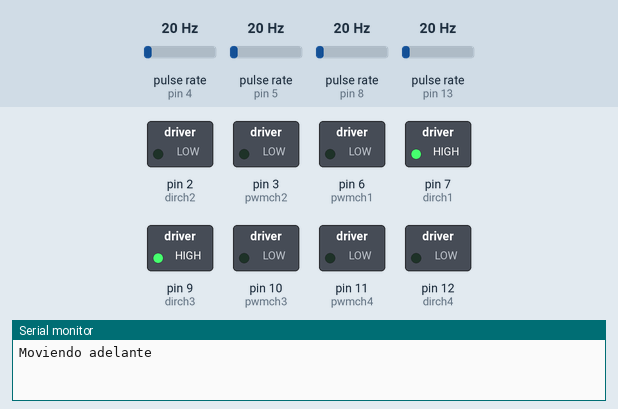
Recording of a sketch running on a simulated Arduino Uno, built with avr-gcc and run on an emulated ATmega328P. Shown: switched loads named in the sketch (green lamp = pin HIGH), the last lines printed to the serial monitor. Wiring (inferred from the names in the program): 4 × pulse sensor: data pin 4 / data pin 5 / data pin 8 / data pin 13. Inputs (shaded band) come from the test bench; at power-on: pulse rate (sensors on pin 4, pin 5, pin 8, pin 13) 20 Hz.

Above: at 1.2 s.
1.3 s: pulse rate (sensor on pin 4) set to 50 Hz
At 1.6 s:
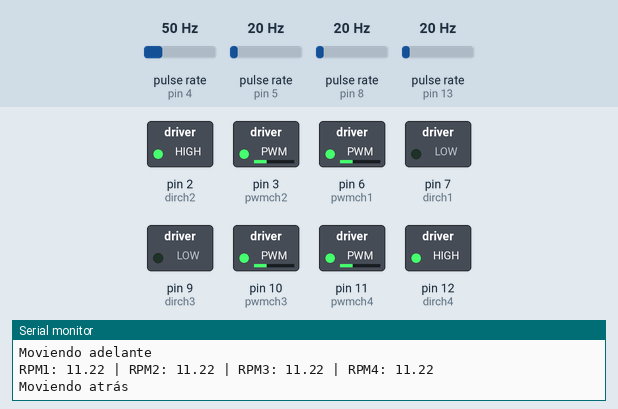
4.3 s: pulse rate (sensor on pin 5) set to 4 Hz
At 6.0 s:
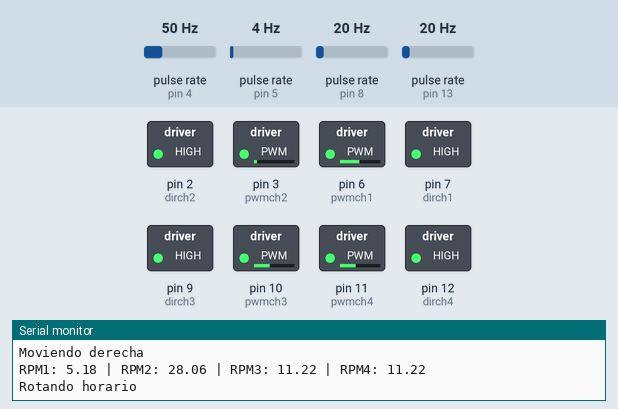
10.3 s: pulse rate (sensor on pin 8) set to 4 Hz
At 11.2 s:
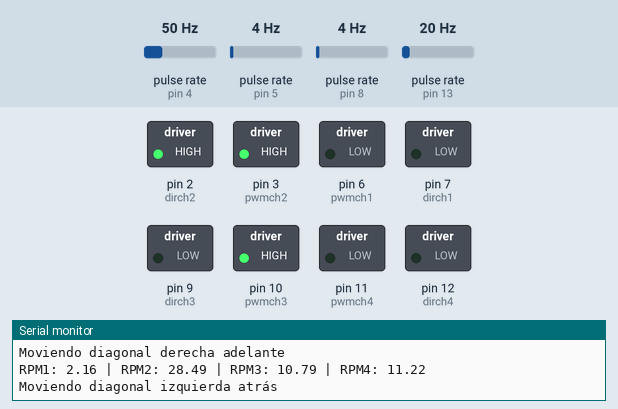
13.3 s: pulse rate (sensor on pin 13) set to 4 Hz
At 16.1 s:
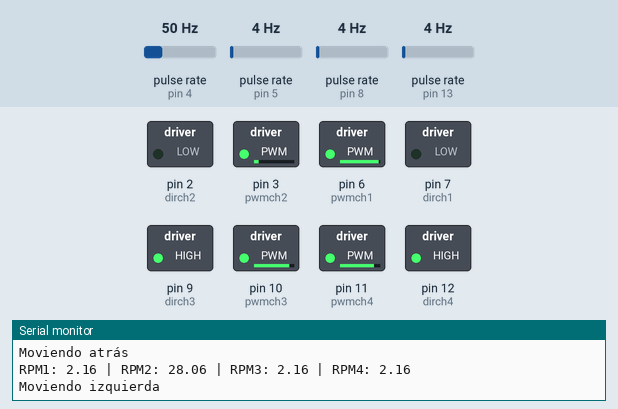
16.3 s: pulse rate (sensor on pin 4) set to 4 Hz
19.3 s: pulse rate (sensor on pin 4) set to 100 Hz
Timing chart, 0 to 27.5 s (numbered marks = the images above; inputs shaded):
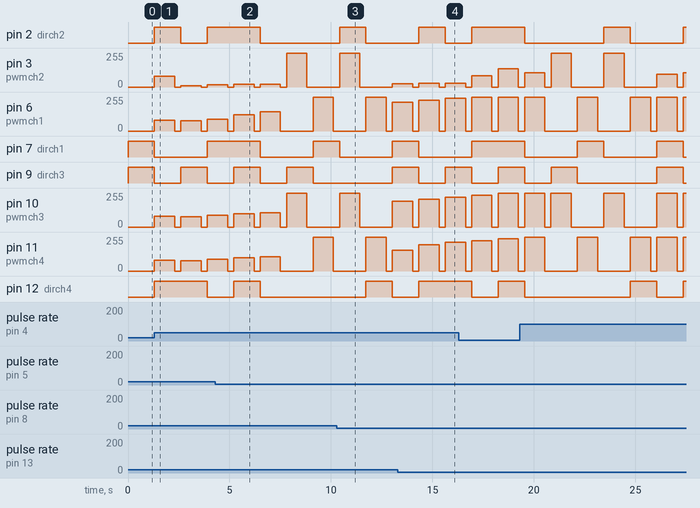

The sketch:

MotoresSecuenciaPrueba.ino
```cpp
#include "PinChangeInterrupt.h"

// Definir clase PID
class SimplePID {
private:
    float kp, kd, ki, umax;
    float eprev, eintegral;

public:
    SimplePID() : kp(3.1), kd(0.75), ki(0.4), umax(255), eprev(0.0), eintegral(0.0) {}

    void setParams(float kpIn, float kdIn, float kiIn, float umaxIn) {
        kp = kpIn;
        kd = kdIn;
        ki = kiIn;
        umax = umaxIn;
    }

    void evalu(int value, int target, float deltaT, int &pwr) {
        int e = target - value;
        float dedt = (e - eprev) / deltaT;
        eintegral += e * deltaT;
        float u = kp * e + kd * dedt + ki * eintegral;
        pwr = (int) fabs(u);
        if (pwr > umax) pwr = umax;
        if (pwr < 0) pwr = 0;
        eprev = e;
    }
};

// Definición de pines para los motores y encoders
const int ench1 = 5, dirch1 = 7, pwmch1 = 6;
const int ench2 = 4, dirch2 = 2, pwmch2 = 3;
const int ench3 = 8, dirch3 = 9, pwmch3 = 10;
const int ench4 = 13, dirch4 = 12, pwmch4 = 11;

// Variables de conteo de encoders
volatile long encoder1Count = 0, encoder2Count = 0, encoder3Count = 0, encoder4Count = 0;

// Variables de RPM
volatile float rpm1 = 0, rpm2 = 0, rpm3 = 0, rpm4 = 0;
const float pulsos_por_revolucion = 1390.0;

// Instancias de PID para cada motor
SimplePID pid1, pid2, pid3, pid4;

// Setpoint deseado (RPM)
int setpoint1 = 30, setpoint2 = 30, setpoint3 = 30, setpoint4 = 30;

// Variables de tiempo
unsigned long muestreoAnterior = 0, muestreoActual = 0;
double deltaMuestreo = 0;

void setup() {
    Serial.begin(115200);

    // Configurar pines de dirección y PWM como salida
    pinMode(dirch1, OUTPUT); pinMode(pwmch1, OUTPUT);
    pinMode(dirch2, OUTPUT); pinMode(pwmch2, OUTPUT);
    pinMode(dirch3, OUTPUT); pinMode(pwmch3, OUTPUT);
    pinMode(dirch4, OUTPUT); pinMode(pwmch4, OUTPUT);

    // Configurar pines de encoders como entrada
    pinMode(ench1, INPUT); pinMode(ench2, INPUT);
    pinMode(ench3, INPUT); pinMode(ench4, INPUT);

    // Configurar interrupciones para encoders
    attachPinChangeInterrupt(digitalPinToPinChangeInterrupt(ench1), handleEncoder1, FALLING);
    attachPinChangeInterrupt(digitalPinToPinChangeInterrupt(ench2), handleEncoder2, FALLING);
    attachPinChangeInterrupt(digitalPinToPinChangeInterrupt(ench3), handleEncoder3, FALLING);
    attachPinChangeInterrupt(digitalPinToPinChangeInterrupt(ench4), handleEncoder4, FALLING);

    // Inicializar motores apagados
    detenerCarro();
}

// Función para detener todos los motores
void detenerCarro() {
    analogWrite(pwmch1, 0);
    analogWrite(pwmch2, 0);
    analogWrite(pwmch3, 0);
    analogWrite(pwmch4, 0);
}

// Función para calcular RPM y aplicar control PID
void actualizarControlPID() {
    muestreoActual = millis();
    deltaMuestreo = (double)(muestreoActual - muestreoAnterior) / 1000.0;  // Convertir a segundos

    if (deltaMuestreo >= 0.1) {  // Cada 100ms
        muestreoAnterior = muestreoActual;

        // Calcular RPM de cada motor
        rpm1 = 10 * encoder1Count * (60.0 / pulsos_por_revolucion);
        rpm2 = 10 * encoder2Count * (60.0 / pulsos_por_revolucion);
        rpm3 = 10 * encoder3Count * (60.0 / pulsos_por_revolucion);
        rpm4 = 10 * encoder4Count * (60.0 / pulsos_por_revolucion);

        // Reset del contador
        encoder1Count = 0;
        encoder2Count = 0;
        encoder3Count = 0;
        encoder4Count = 0;

        // Aplicar control PID
        int pwm1, pwm2, pwm3, pwm4;
        pid1.evalu(rpm1, setpoint1, deltaMuestreo, pwm1);
        pid2.evalu(rpm2, setpoint2, deltaMuestreo, pwm2);
        pid3.evalu(rpm3, setpoint3, deltaMuestreo, pwm3);
        pid4.evalu(rpm4, setpoint4, deltaMuestreo, pwm4);

        // Aplicar PWM a los motores
        analogWrite(pwmch1, pwm1);
        analogWrite(pwmch2, pwm2);
        analogWrite(pwmch3, pwm3);
        analogWrite(pwmch4, pwm4);

        // Imprimir valores en Serial
        Serial.print("RPM1: "); Serial.print(rpm1);
        Serial.print(" | RPM2: "); Serial.print(rpm2);
        Serial.print(" | RPM3: "); Serial.print(rpm3);
        Serial.print(" | RPM4: "); Serial.println(rpm4);
    }
}

// Función para mover el carro usando PID
void moverCarro(int dir1, int dir2, int dir3, int dir4, int tiempo) {
    digitalWrite(dirch1, dir1);
    digitalWrite(dirch2, dir2);
    digitalWrite(dirch3, dir3);
    digitalWrite(dirch4, dir4);

    delay(tiempo);
    detenerCarro();
    delay(300);
}
// Función mejorada para mover el carro, permitiendo detener ruedas específicas
void moverCarroIndividual(int dir1, int vel1, int dir2, int vel2, int dir3, int vel3, int dir4, int vel4, int tiempo) {
    digitalWrite(dirch1, dir1);
    analogWrite(pwmch1, vel1);

    digitalWrite(dirch2, dir2);
    analogWrite(pwmch2, vel2);

    digitalWrite(dirch3, dir3);
    analogWrite(pwmch3, vel3);

    digitalWrite(dirch4, dir4);
    analogWrite(pwmch4, vel4);

    delay(tiempo);
    detenerCarro();  // Detiene todos los motores después del movimiento
    delay(300);      // Pequeño tiempo de espera antes del siguiente comando
}


void loop() {
    int tiempo = 1000;  // Duración de cada movimiento

    // Adelante
    Serial.println("Moviendo adelante");
    moverCarro(1, 0, 1, 0, tiempo);
    actualizarControlPID();

    // Atrás
    Serial.println("Moviendo atrás");
    moverCarro(0, 1, 0, 1, tiempo);
    actualizarControlPID();

    // Izquierda
    Serial.println("Moviendo izquierda");
    moverCarro(0, 0, 1, 1, tiempo);
    actualizarControlPID();

    // Derecha
    Serial.println("Moviendo derecha");
    moverCarro(1, 1, 0, 0, tiempo);
    actualizarControlPID();

    // Rotación en sentido horario
    Serial.println("Rotando horario");
    moverCarro(1, 1, 1, 1, tiempo);
    actualizarControlPID();

    // Rotación en sentido antihorario
    Serial.println("Rotando antihorario");
    moverCarro(0, 0, 0, 0, tiempo);
    actualizarControlPID();

    // Diagonal izquierda adelante (Solo motores 2 y 3 activos)
    Serial.println("Moviendo diagonal izquierda adelante");
    moverCarroIndividual(0, 0, 0, 255, 1, 255, 0, 0, 1000);
    actualizarControlPID();

    // Diagonal derecha adelante (Solo motores 1 y 4 activos)
    Serial.println("Moviendo diagonal derecha adelante");
    moverCarroIndividual(1, 255, 0, 0, 0, 0, 0, 255, 1000);
    actualizarControlPID();

    // Diagonal izquierda atrás (Solo motores 2 y 3 activos en reversa)
    Serial.println("Moviendo diagonal izquierda atrás");
    moverCarroIndividual(0, 0, 1, 255, 0, 255, 0, 0, 1000);
    actualizarControlPID();

    // Diagonal derecha atrás (Solo motores 1 y 4 activos en reversa)
    Serial.println("Moviendo diagonal derecha atrás");
    moverCarroIndividual(0, 255, 0, 0, 0, 0, 1, 255, 1000);
    actualizarControlPID();


}

// Funciones de interrupción de encoders
void handleEncoder1() { encoder1Count++; }
void handleEncoder2() { encoder2Count++; }
void handleEncoder3() { encoder3Count++; }
void handleEncoder4() { encoder4Count++; }
```

Measured:
- by itself, pin 7 (dirch1): alternates HIGH for 1.3 s and LOW for 2.6 s
